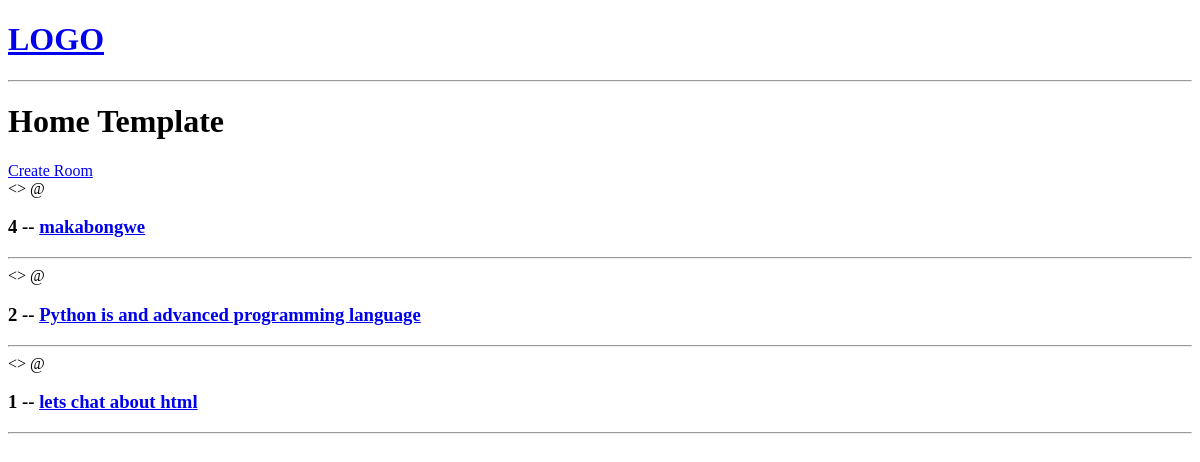
The app's page /, older data.
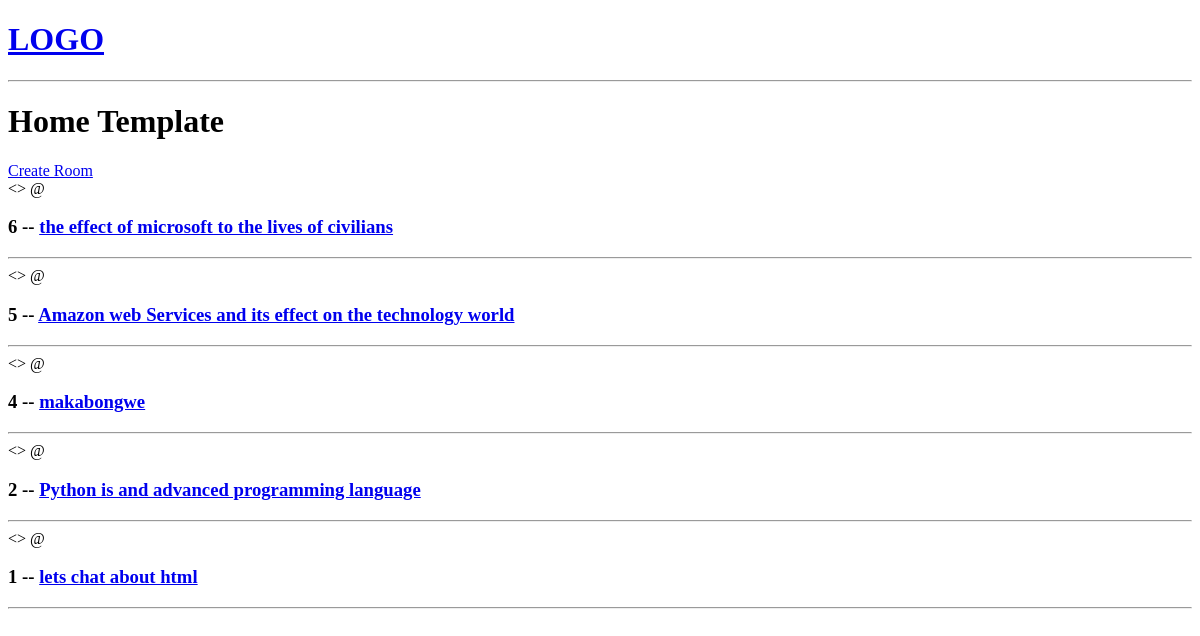
The same page, newer data.
### base/models.py (models this page shows, shortened)
class Room(models.Model):
    host =models.ForeignKey(User,on_delete=models.SET_NULL,null=True)
    topic = models.ForeignKey(Topic,on_delete=models.SET_NULL,null=True)
    name =models.CharField(max_length=200)
    desciption = models.TextField(null=True,blank=True)
    updated = models.DateTimeField(auto_now =True)
    created = models.DateTimeField(auto_now_add = True)
    class Meta:
        ordering= ['-updated','-created']

### base/views.py (the view)
# urls.py: path('',views.home , name= "home"),
def home(request):
    rooms = Room.objects.all()
    context = {'rooms' : rooms}
    return  render(request,'base/home.html', context)

### base/templates/base/home.html (shortened to what this page needs)
{% extends 'main.html' %}
{% block content %}
<h1>Home Template</h1>
<div>
    <a href="{url 'create-room'}">Create Room</a>
  <div>
    {% for room in rooms %}
        <>
            <span>@{{room.host.username}}</span>
            <h3> {{room.id}} -- <a href="/room/{{room.id}}">{{room.name}}</a>  </h3>
            <hr>
    </div>
    {% endfor %}
{% endblock content %}

Row changes from the older to the newer data that the page shows:
added Room: id "6", name "the effect of microsoft to the lives of civilians"
added Room: id "5", name "Amazon web Services and its effect on the technology world"
